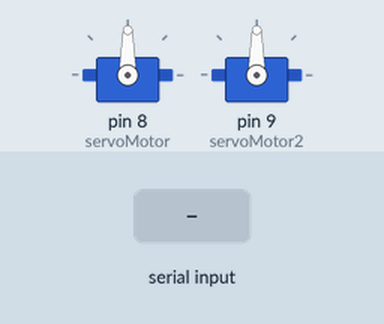
A sketch run on a simulated Arduino Uno, built with avr-gcc and run on an emulated ATmega328P. Shown: 2 × servo. Inputs (shaded band) come from the test bench.

Above: at 1.2 s.
1.3 s: "x90\n" received over Serial
At 2.5 s:
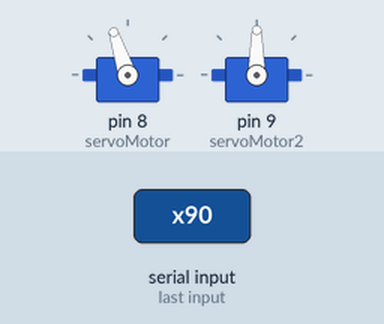
2.8 s: "y90\n" received over Serial
At 3.8 s:
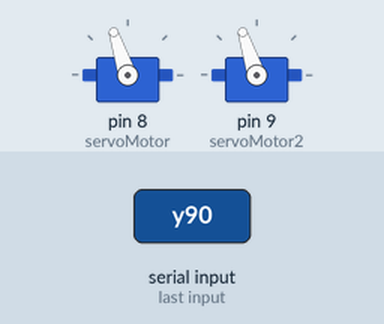
4.3 s: "x90\n" received over Serial
At 4.9 s:
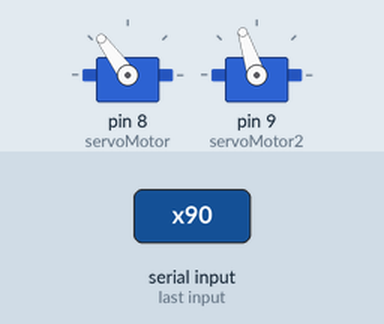
5.8 s: "y90\n" received over Serial
At 6.1 s:
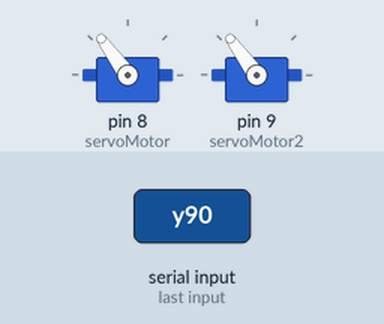
Timing chart, 0 to 8.3 s (numbered marks = the images above; inputs shaded):
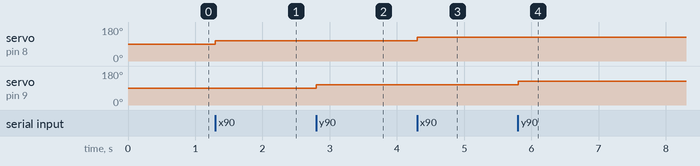

The sketch:

rArdinio.ino
```cpp
#include <Servo.h>
Servo servoMotor;  // Servo nesnesi oluşturuluyor
Servo servoMotor2;  // Servo nesnesi oluşturuluyor

String y;
int x;
int old_x=90;
int old_y=90;
void setup() {
	Serial.begin(115200);

	Serial.setTimeout(1);
    servoMotor.attach(8);  // Servo motorun bağlı olduğu pin belirtiliyor
        servoMotor2.attach(9);  // Servo motorun bağlı olduğu pin belirtiliyor

}
void loop() {
	while (!Serial.available());
	y = Serial.readString();
  if(y[0]=='x'){
  y = y.substring(1);
    x=y.toInt();
    old_x=x/5+old_x;
    if(old_x>0 && old_x<180){
    servoMotor.write(old_x);
    }
    if(old_x>180){
    old_x=180;
    }
    else if(old_x<0){
    old_x=0;
    }

  }
  else if(y[0]=='y'){
  y = y.substring(1);
  x=y.toInt();
  old_y=x/5+old_y;
    if(old_y>0 && old_y<180){
    servoMotor2.write(old_y);
    }
    if(old_y>180){
    old_y=180;
    }
    else if(old_y<0){
    old_y=0;
    }
  }


  delay(100);

}
```

Measured:
- after the input at 1.3 s, servo on pin 8 (servoMotor): 90° → 108° at once
- after the input at 2.8 s, servo on pin 9 (servoMotor2): 90° → 108° at once
- after the input at 4.3 s, servo on pin 8 (servoMotor): 108° → 126° at once
- after the input at 5.8 s, servo on pin 9 (servoMotor2): 108° → 126° at once
